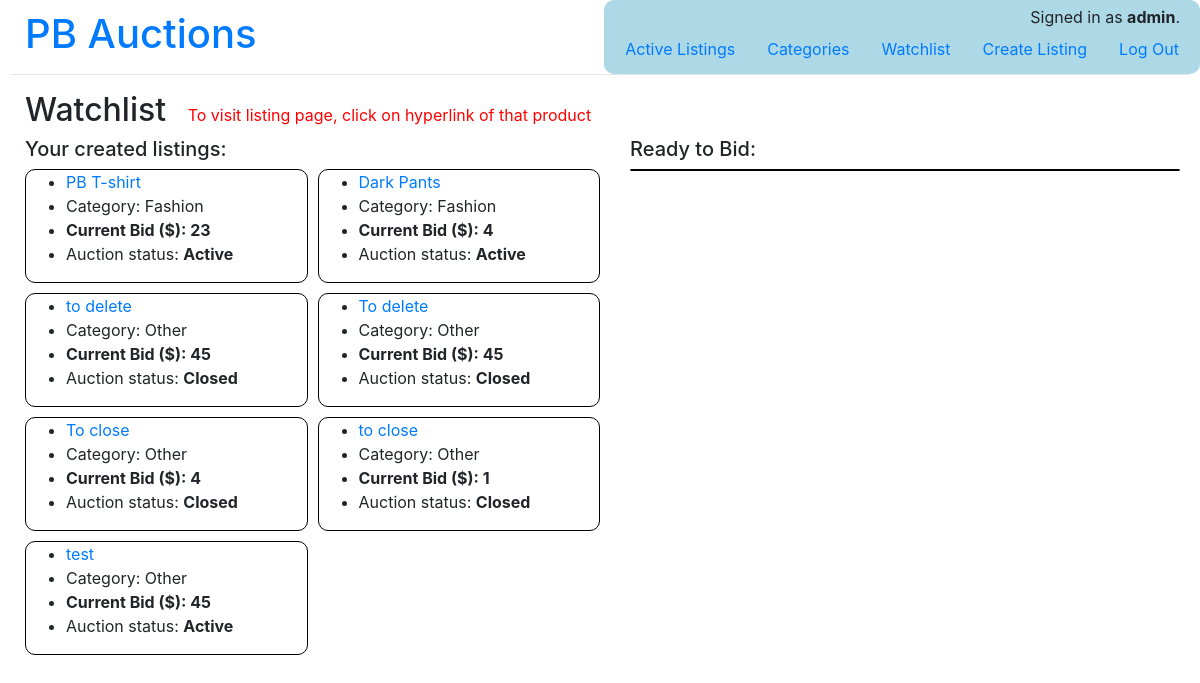
Page /watchlist (signed in) on the earlier database version.
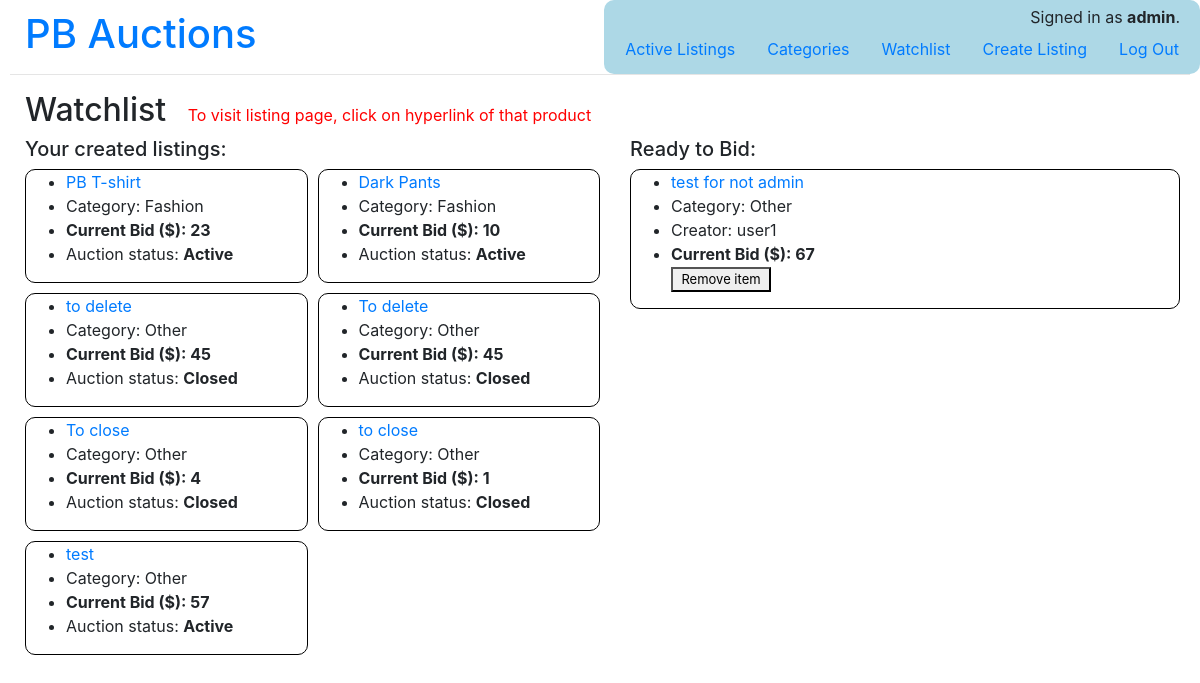
Same page on the later database version.
### auctions/models.py (models this page shows)
class Listing(models.Model):
    id = models.AutoField(primary_key=True)
    user = models.ForeignKey(User, null=True, blank=True, on_delete=models.CASCADE, related_name="creator") #user's id
    category = models.ForeignKey(Category, default="Other", on_delete=models.CASCADE, related_name="listing_category")
    title = models.CharField(max_length=100)
    description = models.TextField()
    price = models.BigIntegerField(default=10)
    image = models.ImageField(blank=True, upload_to="auctions/static/auctions/images")
    STATUS_LIST = (
        ("Active", "Active"),
        ("Closed", "Closed"),
    )
    status = models.CharField(max_length=64, choices=STATUS_LIST, default="Active")
    def __str__(self):
        return self.title

class Category(models.Model):
    id = models.AutoField(primary_key=True)
    CATEGORY_LIST = [
        ("Electronics", "Electronics"),
        ("Home", "Home"),
        ("Toys", "Toys"),
        ("Fashion", "Fashion"),
        ("Other", "Other"),
    ]
    category_name = models.CharField(max_length=64, choices=CATEGORY_LIST, default="Other")
    def __str__(self):
        return self.category_name #display the 1st elements of each tuple

class Watchlist(models.Model):
    id = models.AutoField(primary_key=True)
    user = models.ForeignKey(User, on_delete=models.CASCADE, default=0)
    listing = models.ForeignKey(Listing, on_delete=models.CASCADE)

class User(AbstractUser):
    id = models.AutoField(primary_key=True)
    def __str__(self):
        return self.username #present username as key instead of id

### auctions/views.py (the view, shortened to what this page needs)
# urls.py: path("watchlist", views.watchlist, name="watchlist"),
@login_required(login_url='/login') #redirect to login page if user does not log-in yet
def watchlist(request):
    current_user = request.user
    my_listings = Listing.objects.filter(user=current_user)
    message = 'To visit listing page, click on hyperlink of that product'
    bid_listings = Watchlist.objects.all()[::-1]
    return render(request, 'auctions/watchlist.html', {
        'my_listings': my_listings,
        'bid_listings': bid_listings,
        "categories": categories,
        "message": message
    })

### auctions/templates/auctions/watchlist.html (shortened to what this page needs)
{% extends "auctions/layout.html" %}
{% block body %}
    <div class="section">
        <h2 style="display:inline-block;">Watchlist &nbsp;</h2>
        <h8 style="color: red;"> {{ message }} </h8>
    </div>
    <div class="row">
        <div class="split">
            <h5>Your created listings:</h5>
            <div class="left">
                {% for my_listing in my_listings %}
                <div class="item_container">
                    <ul>
                        <li><a href="{% url 'listing' my_listing.id %}">{{ my_listing }}</a></li>
                        <li>Category: {{ my_listing.category }}</li>
                        <li><b>Current Bid ($): {{ my_listing.price }}</b></li>
                        <li> Auction status: <b>{{ my_listing.status }}</b> </li>
                    </ul>
                </div>
                {% endfor %}
            </div>
        </div>
        <div class="split">
            <h5>Ready to Bid:</h5>
            <div class="right item_container">
                {% for bid_listing in bid_listings %}
                <ul>
                    <li><a href="{% url 'listing' bid_listing.listing.id %}">{{ bid_listing.listing }}</a></li>
                    <li>Category: {{ bid_listing.listing.category }}</li>
                    <li>Creator: {{ bid_listing.listing.user }}</li>
                    <li><b>Current Bid ($): {{ bid_listing.listing.price }}</b></li>
                    <form method="post" action="{% url 'watchlist' %}">
                        <button type="submit" name="remove_button">Remove item</button>
                    </form>
                </ul>
                {% endfor %}
            </div>
        </div>
    </div>
{% endblock %}

Differences in the rows shown:
changed Listing "Dark Pants": price "4" → "10"
changed Listing "test": price "45" → "57"
added Watchlist: listing "test for not admin", listing.category "Other", listing.user "user1", listing.price "67"
